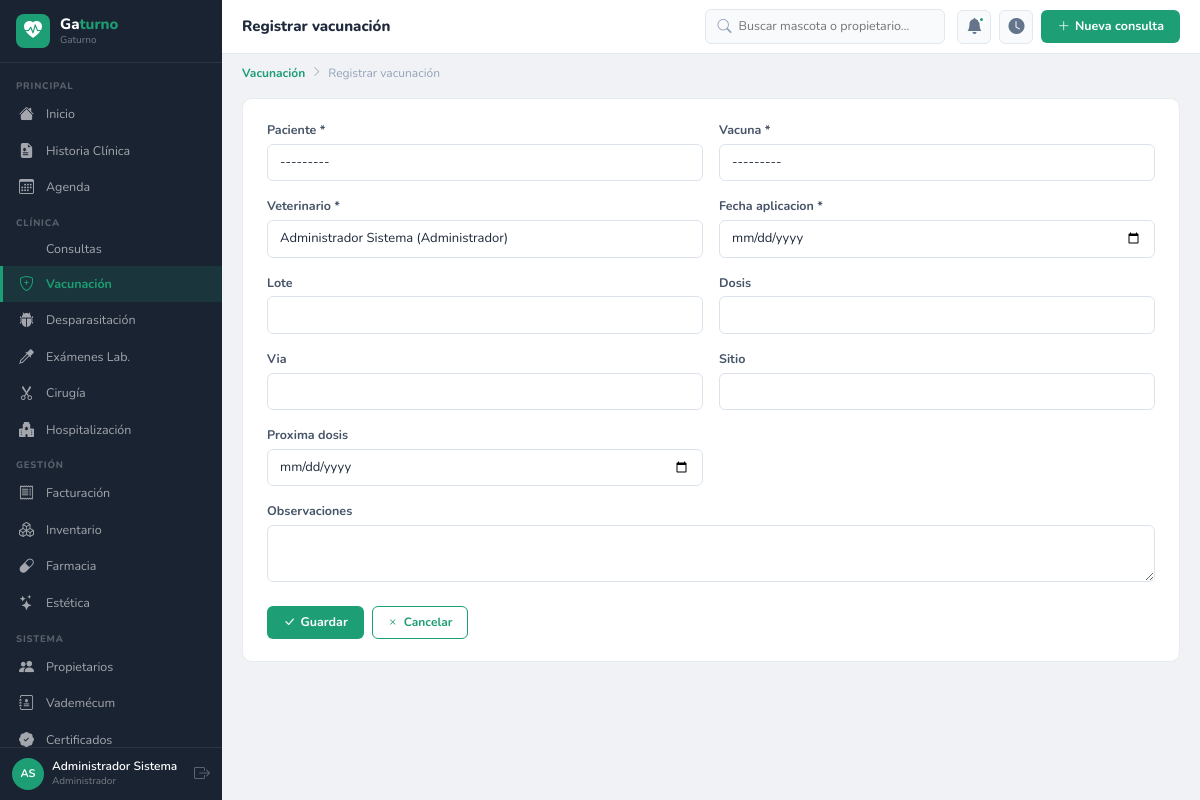
Page /vacunacion/nuevo/ (signed in) on the committed database.
### apps/accounts/models.py (models this page shows)
class Usuario(AbstractUser):
    ROLES = [('admin','Administrador'),('veterinario','Veterinario'),
             ('asistente','Asistente'),('recepcionista','Recepcionista'),('esteticista','Esteticista')]
    rol = models.CharField(max_length=20, choices=ROLES, default='recepcionista')
    telefono = models.CharField(max_length=20, blank=True)
    foto = models.ImageField(upload_to='usuarios/', blank=True, null=True)
    matricula = models.CharField(max_length=30, blank=True)
    especialidad = models.CharField(max_length=100, blank=True)
    class Meta:
        verbose_name='Usuario'; verbose_name_plural='Usuarios'
    def __str__(self):
        return f'{self.get_full_name() or self.username} ({self.get_rol_display()})'
    @property
    def nombre_completo(self):
        return self.get_full_name() or self.username
    @property
    def es_veterinario(self):
        return self.rol in ['veterinario', 'admin']
    @property
    def iniciales(self):
        fn = (self.first_name or '')[:1].upper()
        ln = (self.last_name or '')[:1].upper()
        return (fn + ln) or self.username[:2].upper()

### apps/vacunacion/views.py (the view)
# urls.py: path('nuevo/',views.crear,name='crear'),
@login_required
def crear(request):
    initial={}
    if request.GET.get('paciente'): initial['paciente']=request.GET['paciente']
    if request.user.es_veterinario: initial['veterinario']=request.user.pk
    form=VacunacionForm(request.POST or None,initial=initial)
    if form.is_valid():
        obj=form.save();messages.success(request,'Vacunación registrada.');return redirect('vacunacion:detalle',pk=obj.pk)
    return render(request,'vacunacion/form.html',{'form':form,'titulo':'Registrar vacunación'})

### apps/vacunacion/forms.py
class VacunacionForm(forms.ModelForm):
    class Meta:
        model=Vacunacion
        fields=['paciente','vacuna','veterinario','fecha_aplicacion','lote','dosis','via','sitio','proxima_dosis','observaciones']
        widgets={'paciente':forms.Select(attrs={'class':'form-select'}),'vacuna':forms.Select(attrs={'class':'form-select'}),'veterinario':forms.Select(attrs={'class':'form-select'}),'fecha_aplicacion':forms.DateInput(attrs={'class':'form-control','type':'date'}),'lote':forms.TextInput(attrs={'class':'form-control'}),'dosis':forms.TextInput(attrs={'class':'form-control'}),'via':forms.TextInput(attrs={'class':'form-control'}),'sitio':forms.TextInput(attrs={'class':'form-control'}),'proxima_dosis':forms.DateInput(attrs={'class':'form-control','type':'date'}),'observaciones':forms.Textarea(attrs={'class':'form-control','rows':2})}

### apps/accounts/templatetags/vetclinic_tags.py (called while the page is built)
@register.filter
def widget_class(field):
    return field.field.widget.__class__.__name__

### apps/pacientes/models.py (called while the page is built)
    def __str__(self): return self.nombre

### apps/vacunacion/models.py (called while the page is built)
    def __str__(self): return f'{self.nombre} ({self.especie})'

### templates/vacunacion/form.html (shortened to what this page needs)
{% extends 'base/base.html' %}
{% load widget_tweaks %}
{% load vetclinic_tags %}
{% block page_title %}{{ titulo }}{% endblock %}
{% block breadcrumb %}<nav class="vc-bc"><a href="{% url 'vacunacion:lista' %}">Vacunación</a><i class="bi bi-chevron-right"></i><span>{{ titulo }}</span></nav>{% endblock %}
{% block content %}
<div class="form-card">
<form method="post" enctype="multipart/form-data">{% csrf_token %}
<div class="row g-3">
{% for field in form %}
<div class="{% if 'Textarea' in field|widget_class or 'CheckboxSelectMultiple' in field|widget_class %}col-12{% else %}col-md-6{% endif %}">
  <label class="form-label">{{ field.label }}{% if field.field.required %} *{% endif %}</label>
  {% render_field field %}
</div>
{% endfor %}
</div>
<div class="d-flex gap-2 mt-4">
  <button type="submit" class="btn-vc"><i class="bi bi-check-lg"></i> Guardar</button>
  <a href="javascript:history.back()" class="btn-ol"><i class="bi bi-x"></i> Cancelar</a>
</div>
</form>
</div>
{% endblock %}

### templates/base/base.html (shortened to what this page needs)
<!DOCTYPE html>
<html lang="es">
<head>
<link rel="stylesheet" href="https://cdn.jsdelivr.net/npm/bootstrap@5.3.2/dist/css/bootstrap.min.css">
<link rel="stylesheet" href="https://cdn.jsdelivr.net/npm/bootstrap-icons@1.11.3/font/bootstrap-icons.min.css">
{% load static %}<link rel="stylesheet" href="{% static 'css/vetclinic.css' %}">
</head>
<body>
<nav class="vc-sb" id="sidebar">
  <div class="sb-brand">
    <div class="sb-ic"><i class="bi bi-heart-pulse-fill"></i></div>
    <div><div class="sb-nm">Ga<em>turno</em></div><span class="sb-sub">{{ CLINICA_NOMBRE }}</span></div>
  </div>
  <div class="sb-nav">
    <div class="nav-sec">Principal</div>
    <a href="{% url 'reportes:dashboard' %}" class="nav-link {% if request.resolver_match.namespace == 'reportes' %}active{% endif %}"><i class="bi bi-house-fill"></i><span>Inicio</span></a>
    <a href="{% url 'pacientes:lista' %}" class="nav-link "><i class="bi bi-file-earmark-medical-fill"></i><span>Historia Clínica</span></a>
    <a href="{% url 'agenda:lista' %}" class="nav-link "><i class="bi bi-calendar3"></i><span>Agenda</span></a>
    <div class="nav-sec">Clínica</div>
    <a href="{% url 'consultas:lista' %}" class="nav-link {% if request.resolver_match.namespace == 'consultas' %}active{% endif %}"><span>Consultas</span></a>
    <a href="{% url 'vacunacion:lista' %}" class="nav-link {% if request.resolver_match.namespace == 'vacunacion' %}active{% endif %}"><i class="bi bi-shield-plus"></i><span>Vacunación</span></a>
    <a href="{% url 'desparasitacion:lista' %}" class="nav-link {% if request.resolver_match.namespace == 'desparasitacion' %}active{% endif %}"><i class="bi bi-bug-fill"></i><span>Desparasitación</span></a>
    <a href="{% url 'examenes:lista' %}" class="nav-link {% if request.resolver_match.namespace == 'examenes' %}active{% endif %}"><i class="bi bi-eyedropper"></i><span>Exámenes Lab.</span></a>
    <a href="{% url 'cirugia:lista' %}" class="nav-link {% if request.resolver_match.namespace == 'cirugia' %}active{% endif %}"><i class="bi bi-scissors"></i><span>Cirugía</span></a>
    <a href="{% url 'hospitalizacion:lista' %}" class="nav-link "><i class="bi bi-hospital-fill"></i><span>Hospitalización</span></a>
    <div class="nav-sec">Gestión</div>
    <a href="{% url 'facturacion:lista' %}" class="nav-link {% if request.resolver_match.namespace == 'facturacion' %}active{% endif %}"><i class="bi bi-receipt"></i><span>Facturación</span></a>
    <a href="{% url 'inventario:lista' %}" class="nav-link {% if request.resolver_match.namespace == 'inventario' %}active{% endif %}"><i class="bi bi-boxes"></i><span>Inventario</span></a>
    <a href="{% url 'farmacia:lista' %}" class="nav-link {% if request.resolver_match.namespace == 'farmacia' %}active{% endif %}"><i class="bi bi-capsule"></i><span>Farmacia</span></a>
    <a href="{% url 'estetica:lista' %}" class="nav-link {% if request.resolver_match.namespace == 'estetica' %}active{% endif %}"><i class="bi bi-stars"></i><span>Estética</span></a>
    <div class="nav-sec">Sistema</div>
    <a href="{% url 'propietarios:lista' %}" class="nav-link {% if request.resolver_match.namespace == 'propietarios' %}active{% endif %}"><i class="bi bi-people-fill"></i><span>Propietarios</span></a>
    <a href="{% url 'vademecum:lista' %}" class="nav-link {% if request.resolver_match.namespace == 'vademecum' %}active{% endif %}"><i class="bi bi-journal-medical"></i><span>Vademécum</span></a>
    <a href="{% url 'certificados:lista' %}" class="nav-link {% if request.resolver_match.namespace == 'certificados' %}active{% endif %}"><i class="bi bi-patch-check-fill"></i><span>Certificados</span></a>
  </div>
  <div class="sb-user">
    <div class="u-av">{{ request.user.iniciales }}</div>
    <div><div class="u-nm">{{ request.user.nombre_completo }}</div><div class="u-role">{{ request.user.get_rol_display }}</div></div>
    <a href="{% url 'accounts:logout' %}" class="u-out" title="Salir"><i class="bi bi-box-arrow-right"></i></a>
  </div>
</nav>
<div class="vc-main">
  <header class="vc-top">
    <div class="top-tit">{% block page_title %}Gaturno{% endblock %}</div>
    <div class="top-srch">
      <i class="bi bi-search"></i>
      <input type="text" id="globalSearch" placeholder="Buscar mascota o propietario…" autocomplete="off">
    </div>
    <div class="top-acts">
      <div class="top-btn"><i class="bi bi-bell-fill"></i><div class="top-dot"></div></div>
      <a href="{% url 'agenda:sala_espera' %}" class="top-btn" title="Sala de espera"><i class="bi bi-clock-fill"></i></a>
      <a href="{% url 'consultas:crear' %}" class="btn-vc"><i class="bi bi-plus-lg"></i> Nueva consulta</a>
    </div>
  </header>
  {% block breadcrumb %}{% endblock %}
  <div class="vc-cnt">{% block content %}{% endblock %}</div>
</div>
{% load static %}<script src="{% static 'js/vetclinic.js' %}"></script>
</body>
</html>

### rows in the picture
Usuario: user.iniciales "AS", user.nombre_completo "Administrador Sistema", user.rol "Administrador"

### other values in the picture
{{ CLINICA_NOMBRE }} "Gaturno"
{{ titulo }} "Registrar vacunación"
{{ field.label }} "Paciente" "Vacuna" "Veterinario" "Fecha aplicacion" "Lote" "Dosis" "Via" "Sitio" "Proxima dosis" "Observaciones"
